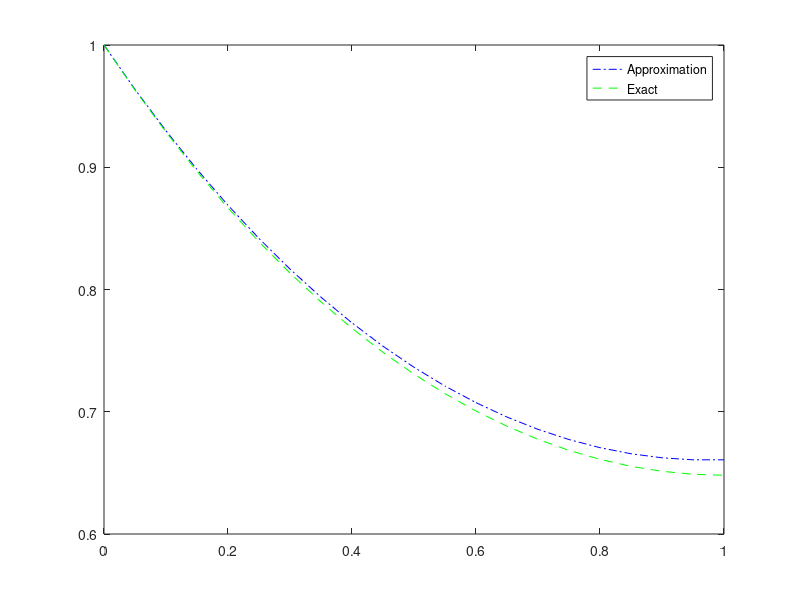

MATLAB code to generate this figure:
close all
clear all
N=50;
a=0;
b=1;
%set spatial step size
h=0.05;
%set up grid of x-values
x=[a:h:b];
%total # of grid values
N=length(x);
%Values at left and right boundary conditions
alpha=1;
beta=0;
exact=(exp(2-x)+exp(x))/(1+exp(2));

%%%%%%%%%%%%%%%%%%%%%%%%%%%%%%%%%%%%%%%%%%%%%%%%
%Will be solving Au=R to determine solution u(x)
%For N x-values on the grid, A is NxN, R is Nx1 and u is Nx1

%right hand side vector
R=zeros(N,1);
%specify boundary conditions
R(1)=alpha;
R(N)=beta*h;
%pre-allocationg A matrix as zeros
A=zeros(N,N);
%allocating A based on boundary conditions
A(1,1)=1;
A(N,N-1)=-1;
A(N,N)=1;
for i=2:N-1
    A(i,i-1)=1;
    A(i,i)=-(2+h^2);
    A(i,i+1)=1;
end
u=A\R;

figure(1)
plot(x,u,'-.b')
hold on
plot(x,exact,'--g')
legend('Approximation','Exact')
